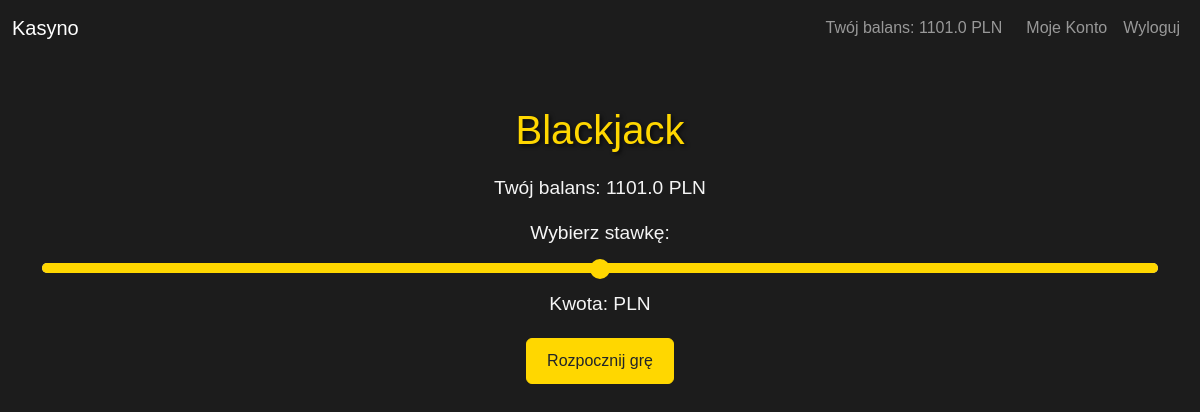
Page /blackjack (signed in) on the earlier database version.
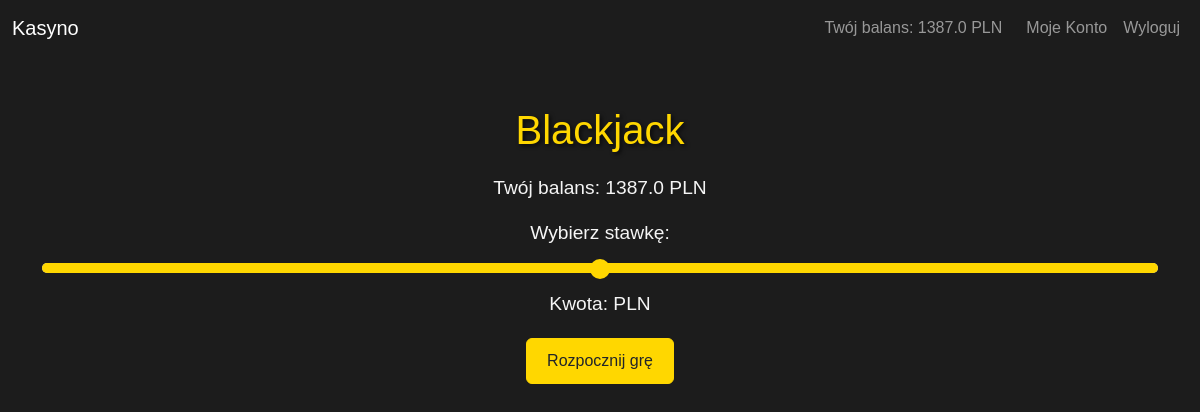
Same page on the later database version.
### main.py (models this page shows)
class User(db.Model):
    id = db.Column(db.Integer, primary_key=True)
    first_name = db.Column(db.String(100), nullable=False)
    last_name = db.Column(db.String(100), nullable=False)
    username = db.Column(db.String(50), unique=True, nullable=False)
    password = db.Column(db.String(50), nullable=False)
    balance = db.Column(db.Float, default=0.0)
    birth_date = db.Column(db.Date, nullable=False)
    role = db.Column(db.String(10), default='user')

### main.py (the view, shortened to what this page needs)
@app.route('/blackjack', methods=['GET', 'POST'])
def blackjack():
    if 'user_id' not in session:
        flash('Musisz się zalogować, aby grać w Blackjack.', 'danger')
        return redirect(url_for('login'))
    user_id = session['user_id']
    user = User.query.get(user_id)
    if request.method == 'POST' and request.form.get('action') == 'reset':
        session.pop('blackjack', None)
        return redirect(url_for('blackjack'))
    if 'blackjack' not in session:
        if request.method == 'POST' and 'bet' in request.form:
            bet = float(request.form.get('bet'))
            if bet > user.balance:
                flash('Nie masz wystarczających środków na ten zakład.', 'danger')
                return redirect(url_for('blackjack'))
            session['blackjack'] = {
                'player_cards': [random.randint(1, 11), random.randint(1, 11)],
                'dealer_cards': [random.randint(1, 11), random.randint(1, 11)],
                'bet': bet,
                'game_over': False
            }
        else:
            return render_template('blackjack.html', balance=user.balance, game=None)

### main.py (called while the page is built, shortened)
@app.before_request
def setup_database():
    db.create_all()

### templates/blackjack.html (shortened to what this page needs)
<!DOCTYPE html>
<html lang="en">
<head>
    <link href="https://cdn.jsdelivr.net/npm/bootstrap@5.3.0-alpha1/dist/css/bootstrap.min.css" rel="stylesheet">
</head>
<body>
    <nav class="navbar navbar-expand-lg navbar-dark">
        <div class="container-fluid">
            <a class="navbar-brand" href="#">Kasyno</a>
            <div class="collapse navbar-collapse">
                <ul class="navbar-nav ms-auto d-flex align-items-center">
                    <li class="nav-item me-3">
                        <span class="navbar-text">
                            Twój balans: <span id="balance">{{ balance }} PLN</span>
                        </span>
                    </li>
                    <li class="nav-item">
                        <a class="nav-link" href="/account">Moje Konto</a>
                    </li>
                    <li class="nav-item">
                        <a class="nav-link" href="/logout">Wyloguj</a>
                    </li>
                </ul>
            </div>
        </div>
    </nav>
    <div class="container text-center">
        <h1>Blackjack</h1>
        <div class="balance-info">
            <p>Twój balans: {{ balance }} PLN</p>
        </div>
        {% if game %}
            <div class="player-cards">
                <h2>Twoje karty ({{ game.player_cards | sum }}):</h2>
                <p>{{ game.player_cards }}</p>
            </div>
            <div class="dealer-cards">
                <h2>Karty krupiera:</h2>
                {% if not game.game_over %}
                    <p>[{{ game.dealer_cards[0] }}, ?]</p>
                {% else %}
                    <p>{{ game.dealer_cards }} ({{ game.dealer_cards | sum }})</p>
                {% endif %}
            </div>
            {% if not game.game_over %}
                <form method="post">
                    <button type="submit" name="action" value="hit" class="btn btn-hit">Dobierz kartę (Hit)</button>
                    <button type="submit" name="action" value="stand" class="btn btn-stand">Zostań (Stand)</button>
                </form>
            {% else %}
                <form method="post">
                    <button type="submit" name="action" value="reset" class="btn btn-reset">Zagraj ponownie</button>
                </form>
            {% endif %}
        {% else %}
            <form method="post">
                <label for="bet" class="form-label">Wybierz stawkę:</label>
                <input type="range" class="form-range" id="bet" name="bet" min="1" max="{{ balance }}" step="1" value="{{ bet_amount }}" onchange="updateAmountDisplay()">
                <div class="range-value">
                    Kwota: <span id="amount-display">{{ bet_amount }} PLN</span>
                </div>
                <button type="submit" class="btn btn-start">Rozpocznij grę</button>
            </form>
        {% endif %}
    </div>
</body>
</html>

Differences in the rows shown:
changed User: balance "1101.0" → "1387.0"
Other differences:
form field bet: "551" → "694"
